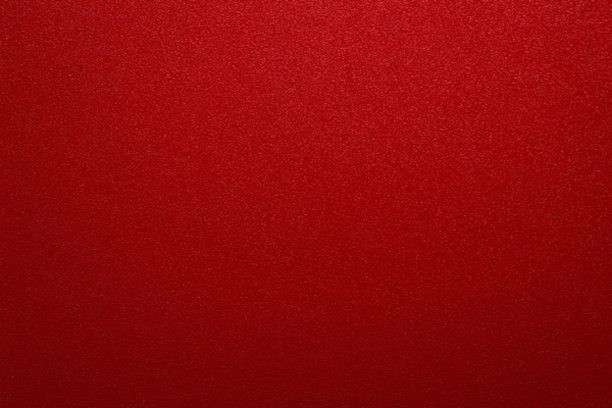
#> input picture digital-image-processing/FiltroSaturacao/image1.png, 612 x 408 px
$ python saturacao.py
#> lines starting #> are read from the running program, lines starting #| are printed output that depends on the picture
from PIL import Image

def get_pixels(image_path):
#> called with image_path = 'image1.png'
    image = Image.open(image_path)
#> image is the input picture: PIL image 612x408 RGB; mean R, G, B 144.3, 8.9, 10.6
    pixels = list(image.getdata())
#> pixels = 249696 items
    return pixels

def rgb_to_hsb(rgb):
    r, g, b = rgb[0] / 255.0, rgb[1] / 255.0, rgb[2] / 255.0

    cmax = max(r, g, b)
    cmin = min(r, g, b)
    delta = cmax - cmin

    h = 0
    if delta == 0:
        h = 0
    elif cmax == r and g >= b:
        h = 60 * (g-b)/delta
    elif cmax == r and g < b:
        h = 60 * (g-b)/delta + 360
    elif cmax == g:
        h = 60 * (b-r)/delta + 120
    elif cmax == b:
        h = 60 * (r-g)/delta + 240

    if cmax == 0:
        s = 0
    else:
        s = 1 - (cmin/cmax)

    v = cmax

    return int(h), int(s * 100), int(v * 100)  # Retorna os valores de H, S e V

def create_image(pixels, image_width, image_height):
    image = Image.new('RGB', (image_width, image_height))
    image.putdata(pixels)
    return image

def hsb_to_rgb(hsb):
    h,s,v = hsb[0]/360, hsb[1]/100, hsb[2]/100

    if s == 0:
        r = g = b = int(v*255)
    else:
        h = h * 6
        if h == 6:
            h = 0

        i = int(h)
        f = h - i
        p = v * (1-s)
        q = v * (1-s*f)
        t = v * (1-s*(1-f))

        if i == 0:
            r,g,b = int(v*255), int(t*255), int(p*255)
        elif i == 1:
            r,g,b = int(q*255), int(v*255), int(p*255)
        elif i == 2:
            r,g,b = int(p*255), int(v*255), int(t*255)
        elif i == 3:
            r,g,b = int(p*255), int(q*255), int(v*255)
        elif i == 4:
            r,g,b = int(t*255), int(p*255), int(v*255)
        else:
            r,g,b = int(v*255), int(p*255), int(q*255)

    return r,g,b

def insere_saturacao_imagem(pixels, s_values):
    new_pixels = []
    for pixel, s in zip(pixels, s_values):
        pixel_to_modify = list(pixel)
        pixel_to_modify[1] = s
        pixel = tuple(pixel_to_modify)
        new_pixels.append(pixel)

    return new_pixels

def retorna_saturacao(pixels):
    s_values = []

    for pixel in pixels:
        s_values.append(pixel[1])

    return s_values

## IMAGEM 1
image_path = 'image1.png'
rgb_pixels = get_pixels(image_path=image_path)
#> rgb_pixels = 249696 items
hsv_pixels = [rgb_to_hsb(pixel) for pixel in rgb_pixels]
#> hsv_pixels = 249696 items
hsv_pixels_saturacao = retorna_saturacao(hsv_pixels)
#> the loop in retorna_saturacao, `for pixel in pixels:` made 249696 passes
#> pixel on passes 1 to 3: (0, 91, 58), (0, 91, 58), (0, 97, 55)
#> hsv_pixels_saturacao = 249696 items

## IMAGEM 2
image2_path = 'image2.jpeg'
rgb2_pixels = get_pixels(image_path=image2_path)
#> call 2 of get_pixels, with image_path = 'image2.jpeg'
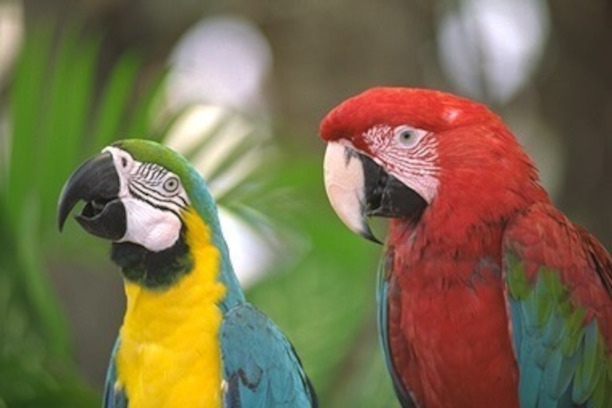
#> input picture digital-image-processing/FiltroSaturacao/image2.jpeg, 612 x 408 px
#> in get_pixels, image is the input picture: PIL image 612x408 RGB; mean R, G, B 122.1, 110.1, 76.4
#> rgb2_pixels = 249696 items
hsv2_pixels = [rgb_to_hsb(pixel) for pixel in rgb2_pixels]
#> hsv2_pixels = 249696 items

## SATURA IMAGEM 2 COM IMAGEM 1
hsv_saturado = insere_saturacao_imagem(hsv2_pixels, hsv_pixels_saturacao)
#> the loop in insere_saturacao_imagem, `for pixel, s in zip(pixels, s_values):` made 249696 passes
#> s on passes 1 to 3: 91, 91, 97
#> hsv_saturado = 249696 items

## RETORNA PARA RGB
rgb_final_pixels = [hsb_to_rgb(pixel) for pixel in hsv_saturado]
#> rgb_final_pixels = 249696 items
image_width, image_height = Image.open(image2_path).size
#> image_width = 612; image_height = 408
rgb_image = create_image(rgb_final_pixels, image_width, image_height)
#> in create_image, `image = Image.new('RGB', (image_width, image_height))`: image: PIL image 612x408 RGB; every value is 0
#> in create_image, `image.putdata(pixels)`:
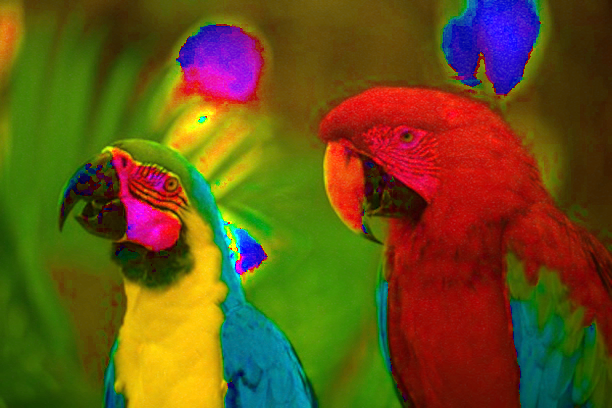
#> image: PIL image 612x408 RGB; mean R, G, B 102.8, 81.5, 24.9
rgb_image.save('image3-saturada.jpeg')

for pixel1, pixel2, pixel3 in zip(hsv_pixels, hsv2_pixels, hsv_saturado):
    print("HSV Image 1:", pixel1, " HSV Image 2:", pixel2, " HSV Saturado:", pixel3)
#> this loop made 249696 passes
#> (pixel1, pixel2, pixel3) on passes 1 to 3: ((0, 91, 58), (51, 28, 47), (51, 91, 47)), ((0, 91, 58), (51, 28, 47), (51, 91, 47)), ((0, 97, 55), (51, 27, 47), (51, 97, 47))
#| HSV Image 1: (0, 91, 58)  HSV Image 2: (51, 28, 47)  HSV Saturado: (51, 91, 47)
#| HSV Image 1: (0, 91, 58)  HSV Image 2: (51, 28, 47)  HSV Saturado: (51, 91, 47)
#| HSV Image 1: (0, 97, 55)  HSV Image 2: (51, 27, 47)  HSV Saturado: (51, 97, 47)
#| HSV Image 1: (359, 93, 57)  HSV Image 2: (52, 27, 47)  HSV Saturado: (52, 93, 47)
#| HSV Image 1: (0, 87, 61)  HSV Image 2: (52, 26, 48)  HSV Saturado: (52, 87, 48)
#| HSV Image 1: (359, 82, 65)  HSV Image 2: (52, 26, 48)  HSV Saturado: (52, 82, 48)
#| HSV Image 1: (359, 82, 65)  HSV Image 2: (52, 26, 48)  HSV Saturado: (52, 82, 48)
#| HSV Image 1: (0, 86, 61)  HSV Image 2: (52, 26, 48)  HSV Saturado: (52, 86, 48)
#> (further printed lines are left out)

for pixel_rgb1, pixel_rgb2 in zip(rgb2_pixels, rgb_final_pixels):
    print("RGB Original:", pixel_rgb1, " RGB Saturado:", pixel_rgb2)
#> this loop made 249696 passes
#> (pixel_rgb1, pixel_rgb2) on passes 1 to 3: ((120, 115, 86), (119, 103, 10)), ((120, 115, 86), (119, 103, 10)), ((122, 117, 88), (119, 102, 3))
